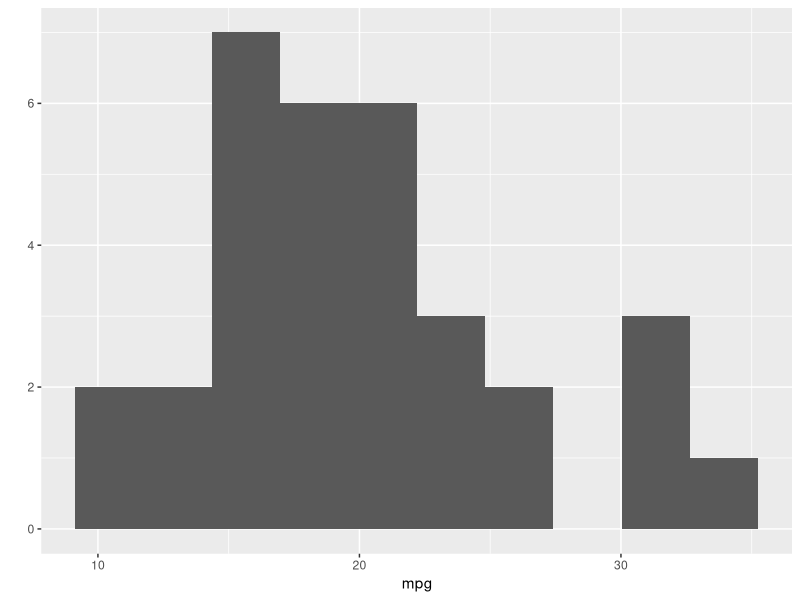
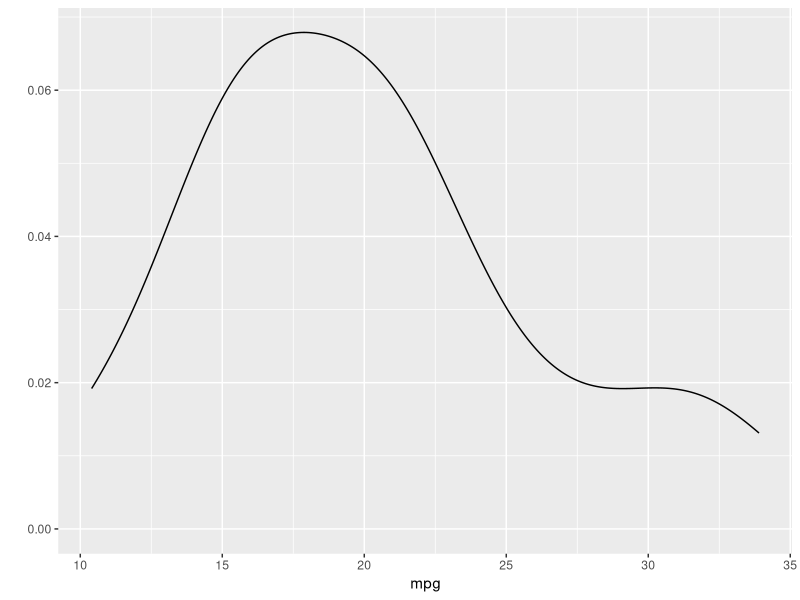
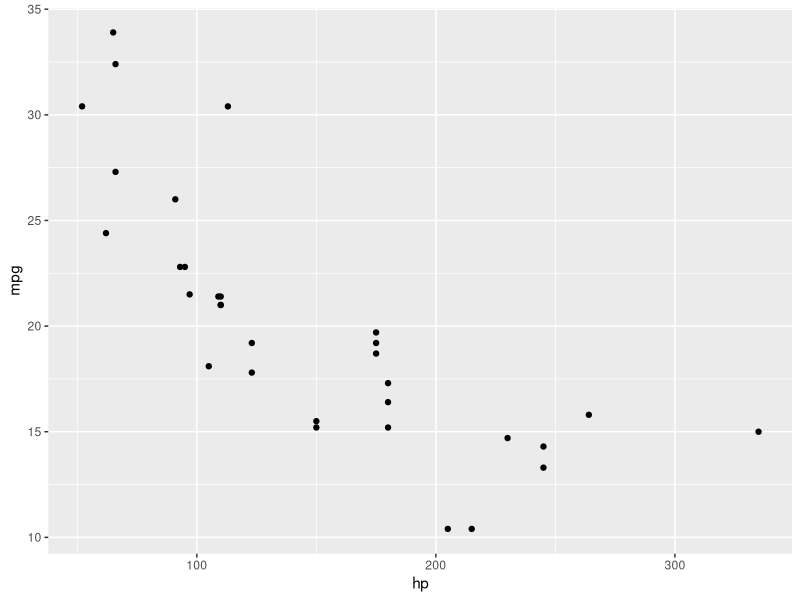
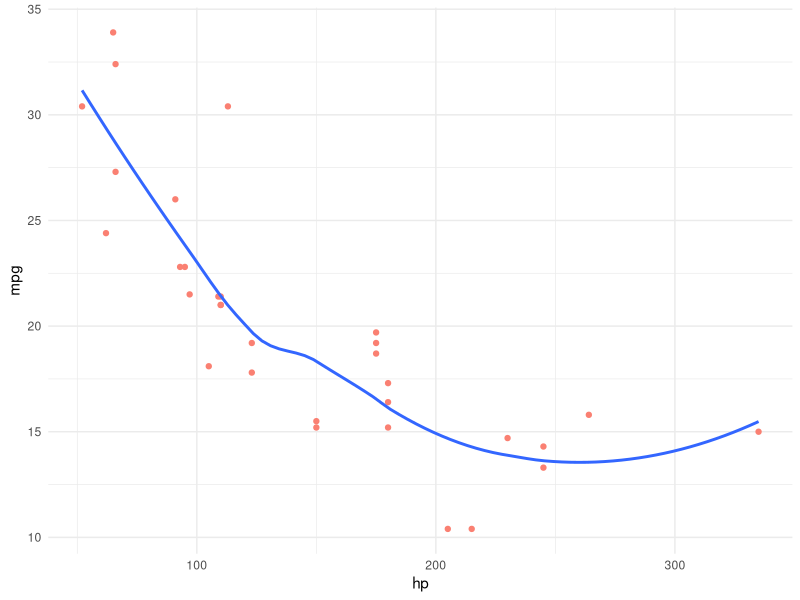

These charts were generated, in order, by the following R code:
library(tidyverse)
library(dplyr)

## recap dplyr data transformation 
## dplyr (part of tidyverse)
## select(), filter(), arrange(), mutate(), summarise()

head(mtcars)
mtcars %>% 
  select(am, hp, wt) %>%
  filter(am == "Auto") %>%
  mutate(am_label = ifelse(am == "Auto", 0, 1))

mtcars %>% 
  rownames_to_column() %>%
  head(5)

## dplyr (+ ggplot)
## 1. select
## 2. filter
## 3. arrange
## 4. mutate
## 5. summarise
## other function: count , distinct
## join tables, bind_row, bind_col

df <- mtcars %>%
  rownames_to_column("model") %>%
  tibble()


## random sample / sampling
set.seed(9)
df %>%
  sample_n(3)

df %>% 
  sample_frac(0.2)

df %>% 
  select(model, am) %>%
  count(am) %>%
  mutate(pct = n/ sum(n))

## distinct 
model_names <- df %>% 
  select(model, am) %>%
  distinct(model) %>%
  pull()
  
model_names %>% length()

model_names[1:10]

model_names[grepl("Mazda.+", model_names)] 

df %>% 
  pull(hp)

df[["hp"]]


## join tables
data()

## SQL joins
## inner, left, right, full 

## inner join
inner_join(band_members, band_instruments, by = "name")

## other write recommend like this
band_members %>%
  inner_join(band_instruments, by ="name")

## left join 
band_members %>%
  left_join(band_instruments, by ="name")


## right join 
band_members %>%
  right_join(band_instruments, by ="name")

## full outer join 
band_members %>%
  full_join(band_instruments, by = "name") %>%
  drop_na()

## replace na == SQL COALESCE 
band_members %>%
  full_join(band_instruments, by = "name") %>%
  mutate(plays = replace_na(plays, "drum"),
         band = replace_na(band, "Aerosmith"))

## union data == SQL 
df1 <- data.frame(
  id = 1:3,
  name = c("toy", "john", "marry")
)

df2 <- data.frame(
  id = 3:5,
  name = c("marry", "anna", "david")
)

df3 <- data.frame(
  id = 6:8,
  name = c("a", "b", "c")
)

df4 <- data.frame(
  id = 9:10,
  name = c("d", "e"))

df1;df2;df3;df4

## Tip & Trick 
## bind rows old version
df1 %>%
  bind_rows(df2) %>%
  bind_rows(df3) %>%
  bind_rows(df4) %>%
  distinct()

## shortcut when we have multiple dataframe 
list_df <- list(df1, df2, df3, df4)

list_df %>%
  bind_rows() %>%
  distinct()

bind_rows(df1, df2)

## UNION ALL
## used bind rows
df1 %>%
  bind_rows(df2)

## UNION use distinct == remove duplicates
## bind rows and then remove duplicates
df1 %>%
  bind_rows(df2) %>%
  distinct()

## join in case key names are not the same 
band_members %>%
  rename(friend = name)

band_members %>%
  rename(friend = name) %>%
  left_join(band_instruments, by = c("friend"="name"))


## basic data visualization
## grammar of graphic
library(tidyverse) ## ggplot2

## qplot == shortcut plot
## histogram
qplot(mpg, data=mtcars, geom="histogram", bins=10)

## density
qplot(mpg, data=mtcars, geom="density")

## scatter plot
qplot(x=hp, y=mpg, data=mtcars, geom="point")

## ggplot full option
ggplot(data =mtcars,
       aes(x=hp, y=mpg)) +
  geom_point(col="salmon") +
  geom_smooth(se=F) +
  theme_minimal()
